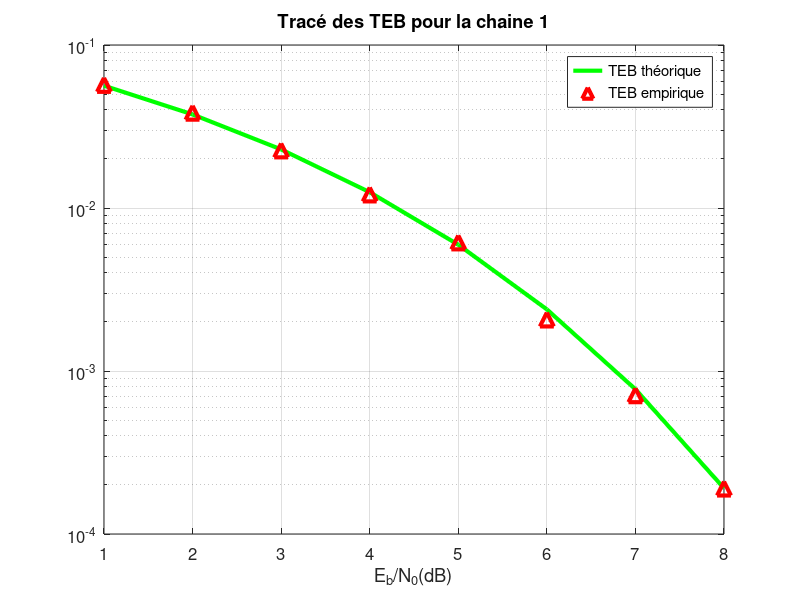

MATLAB code for this plot:
clear all
close all

%% Paramètres généraux
Fe = 24000;     % Hz
Te = 1 / Fe;    % s
Rb = 3000;      % bits/s
Tb = 1 / Rb;    % s/bits
NbBits = 100000;


%%%%%%%%%%%%%%%%%%%%%%%%%%%%%%%%%%%%%%%%%%%%%%%%%%%%%%%%%%%%%%%%%%%%%%%%%%%%%%%%%%%%%%%%%%%%%%%
%% Étude de l'impact d'un canal à bruit additif, blanc et Gaussien - Efficacité en puissance %%
%%%%%%%%%%%%%%%%%%%%%%%%%%%%%%%%%%%%%%%%%%%%%%%%%%%%%%%%%%%%%%%%%%%%%%%%%%%%%%%%%%%%%%%%%%%%%%%

% Création d'une séquence aléatoire de bits dans [0 1]
bits = randi([0 1], 1, NbBits);

%% Chaine 1
% Paramètres du modulateur
M = 2;                      % 2^1 : ordre du modulateur
Rs = Rb / log2(M);  
Ts = 1 / Rs;
Ns = floor(Ts / Te);        % Nombre d'échantillons sur une période symbole
Nbs = NbBits / log2(M);
Ne = Nbs * Ns;              % Nombre d'échantillons

% Transformer la séquence de bits en séquence de symboles
symboles = 2 * bits - 1;

% Calculer le peigne de Dirac associé à notre séquence de symboles
peigneDirac = kron(symboles, [1 zeros(1, Ns-1)]);

% Définition du filtre h (mise en forme et réception)
h = ones(1, Ns);    % car hauteur de la porte = 1

% Filtrage
modulation_signal = filter(h, 1, peigneDirac);

EbN0dB=[1:8];
EbN0=10.^(EbN0dB./10);
TEB_theorique = qfunc(sqrt(2 * EbN0));


TEB_chaine1 = zeros(1,length(EbN0dB));
for k = 1:length(EbN0dB)
    
    Px = mean(abs(modulation_signal).^2);
    sigma_n = sqrt((Px*Ns) / (2*log2(M) * EbN0(k) ));
    bruit = sigma_n * randn(1, length(modulation_signal));

    signal_canal = modulation_signal + bruit;

    demodulation_signal = filter(h, 1, signal_canal);

    diagramme_oeil = reshape(demodulation_signal, Ns, length(demodulation_signal) / Ns);
    
    % Détecteur à seuil
    n0 = 8;
    signaldem_ech = demodulation_signal(n0:Ns:length(demodulation_signal)); % Ns = 8
    classes = signaldem_ech > 0;
    
    % Taux d'erreur binaire
    TEB_chaine1(k) = sum(classes ~= bits) / NbBits;

end

figure
semilogy(EbN0dB, TEB_theorique,'g','LineWidth',3)
hold on
semilogy(EbN0dB, TEB_chaine1,'r^','LineWidth',3,'MarkerSize',10);
legend("TEB théorique","TEB empirique");
title("Tracé des TEB pour la chaine 1");
xlabel('E_b/N_0(dB)')
grid
set(gca,'FontSize',12)

